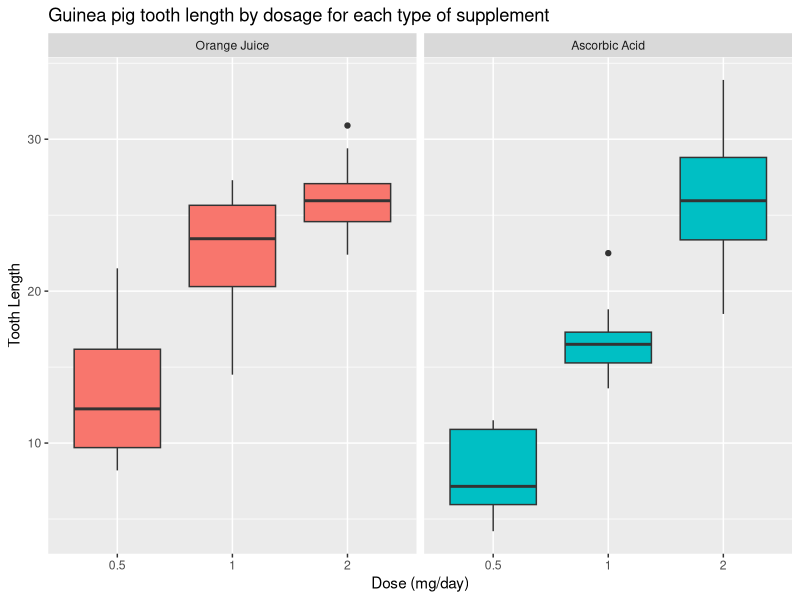

Generate this figure with R:
## ---- chunk 1
library(datasets)
data(ToothGrowth)
str(ToothGrowth)
head(ToothGrowth)
summary(ToothGrowth)
## ---- chunk 2
library(ggplot2)
t = ToothGrowth
levels(t$supp) <- c("Orange Juice", "Ascorbic Acid")
ggplot(t, aes(x=factor(dose), y=len)) + 
        facet_grid(.~supp) + 
        geom_boxplot(aes(fill = supp), show_guide = FALSE) + 
        labs(title="Guinea pig tooth length by dosage for each type of supplement", x="Dose (mg/day)",y="Tooth Length")
## ---- chunk 3
hypoth1<-t.test(len ~ supp, data = t)
hypoth1$conf.int
hypoth1$p.value
## ---- chunk 4
hypoth2<-t.test(len ~ supp, data = subset(t, dose == 0.5))
hypoth2$conf.int
hypoth2$p.value
## ---- chunk 5
hypoth3<-t.test(len ~ supp, data = subset(t, dose == 1))
hypoth3$conf.int
hypoth3$p.value
## ---- chunk 6
hypoth4<-t.test(len ~ supp, data = subset(t, dose == 2))
hypoth4$conf.int
hypoth4$p.value
